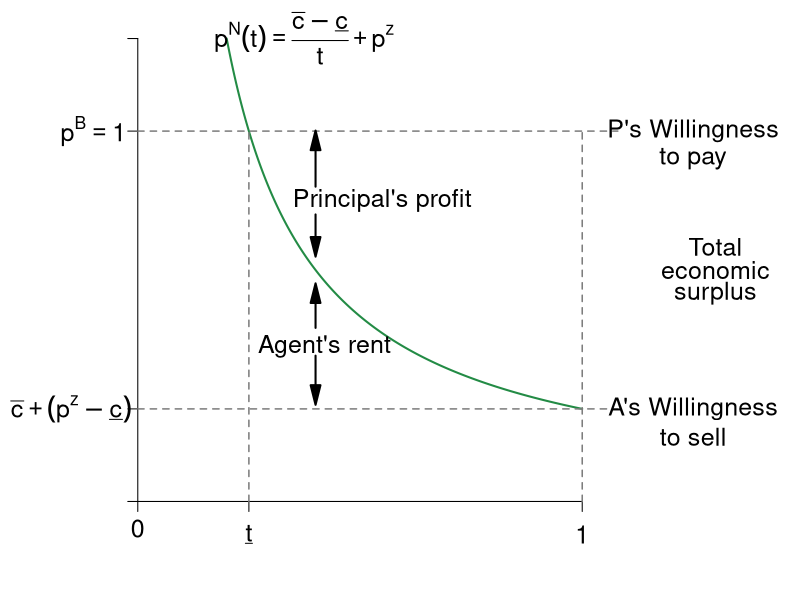

Recreate this plot in R. (Note: this script raises an error after producing the figure.)
require(ggplot2)
require(shape)
require(plotrix)
pdf(file = "information_power/ch10_newfigure.pdf", width = 9, height = 7)

#Set parameters for graphics
pointsize <- 1.8
axislabelsize <- 1.8
labelsize <- 1.5
namesize <- 1.8
annotatesize <- 1.5
graphlinewidth <- 2
segmentlinewidth <- 1.5

disutilityFn <- function(t, cbar = 1.2, underbarc = 1, z = 0) {
  (cbar - underbarc)/(t) + z
}

#COL <- c("#1B9E77", "#D95F02", "#7570B3", "#E7298A", "#66A61E", "#E6AB02", "#A6761D", "#666666")
COL <- c("#238b45","#7fc97f", "#beaed4", "#fdc086", "#ffff99")
grays <- gray.colors(25, start = 1, end = 0)

par(mar =  c(4, 6, 1, 10))
xlims <- c(0, 1)
ylims <- c(0, 1)


plot(0, 0, xlim = xlims, ylim = ylims, type = "n",
     xlab = expression(paste(""), cex = axislabelsize),
     ylab = expression(paste(""), cex = axislabelsize),
     xaxt = "n", yaxt = "n", cex.lab = axislabelsize, bty = "n")

npts <- 500 
npts2 <- 501
#Specify the sequences of points for graphing. 
xx1 <- seq(0.2, 1, length.out = npts)
xx2 <- seq(xlims[1], xlims[2], length.out = npts)
xx3 <- seq(xlims[1], xlims[2], length.out = npts2)
xx4 <- seq(xlims[1], 25, length.out = npts2)

#Draw the lines for the graphs
lines(xx1, disutilityFn(xx1), col = COL[1], lwd = graphlinewidth)
#lines(xx2, solowCondition(xx2, delta = 5), col = COL[3], lwd = 4)
#lines(xx2, solowInfeas(xx2, delta = 5), col = COL[1], lwd = 4, lty = 2)

#Customize ticks and labels for the plot
ticksy <- c(0,0.2,0.8,1)
ylabels <- c(NA, NA, NA, NA)
ticksx <- c(0, 0.25, 1)
xlabels <- c(0, NA, NA)
axis(1, at = ticksx, pos = 0, labels = xlabels, cex.axis = labelsize)

axis(2, at = ticksy, pos = 0, labels = ylabels, las = 1, cex.axis = labelsize)

#Segments
segments(0, 0.8, 1.08, 0.8, lty = 2, lwd = 1.5, col = grays[20], xpd = TRUE)
segments(0.25, 0, 0.25, 0.8, lty = 2, lwd = 1.5, col = grays[20],xpd = TRUE)
segments(0, 0.2, 1.08, 0.2,lty = 2, lwd = 1.5, col = grays[20],xpd = TRUE)
segments(1, 0, 1,0.8, lty = 2, lwd = 1.5, col = grays[20],xpd = TRUE)

#Axis tick labels
#y
text(-0.15, 0.2, expression(paste(bar(c)+(p^z-underline(c)))), cex = labelsize, xpd = TRUE)
text(-0.1, 0.8, expression(paste(p^B == 1)), cex = labelsize, xpd = TRUE)
#x
text(0.25, -0.07, expression(paste(underline(t))), cex = labelsize, xpd = TRUE)
text(1, -0.07, expression(paste(1)), cex = labelsize, xpd = TRUE)

#Text annotations
text(0.375, 1, expression(paste(p^N,(t) == frac(bar(c)-underline(c),t)+p^z)), cex = labelsize, xpd = TRUE)
text(0.42, .335, expression(paste("Agent's rent")), cex = labelsize, xpd = TRUE)
text(.55, .65, expression(paste("Principal's profit")), cex = labelsize, xpd = TRUE)
text(1.3, 0.55, expression(paste("Total")), cex = labelsize, xpd = TRUE)
text(1.3, 0.5, expression(paste("economic")), cex = labelsize, xpd = TRUE)
text(1.3, 0.45, expression(paste("surplus")), cex = labelsize, xpd = TRUE)
text(1.25, 0.8, expression(paste("P's Willingness")), cex = labelsize, xpd = TRUE)
text(1.25, 0.74, expression(paste("to pay")), cex = labelsize, xpd = TRUE)

text(1.25, 0.2, expression(paste("A's Willingness")), cex = labelsize, xpd = TRUE)
text(1.25, 0.14, expression(paste("to sell")), cex = labelsize, xpd = TRUE)


#Arrows
Arrows(0.4, 0.375, .4, .45, col = "black", lty = 1, lwd = 2, arr.type = "triangle")
Arrows(0.4, 0.315, .4, .23, col = "black", lty = 1, lwd = 2, arr.type = "triangle")
Arrows(.4, .68, 0.4, 0.78, col = "black", lty = 1, lwd = 2, arr.type = "triangle")
Arrows(.4, .62, 0.4, 0.55, col = "black", lty = 1, lwd = 2, arr.type = "triangle")

#Brackets
brackets(x1 = 1.12, y1 = 0.76, x2 = 1.12, y2 = 0.24, ticks = 0.5, curvature = 0.5, type = 1, 
         col = "black", lwd = 2, lty = 1, xpd = TRUE)


#Axes labels
text(0.5, -0.15, expression(paste("Degree of contractual completeness, t")), xpd = TRUE, cex = axislabelsize) 
text(-0.15, 0.5, expression(paste("Price, p")), xpd = TRUE, cex = axislabelsize,srt = 90) 


dev.off()
